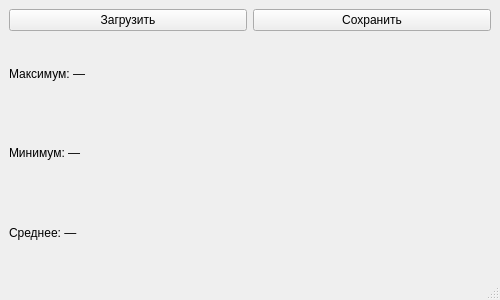
<?xml version="1.0" encoding="UTF-8"?>
<ui version="4.0">
 <class>MainWindow</class>
 <widget class="QMainWindow" name="MainWindow">
  <property name="geometry">
   <rect>
    <x>0</x>
    <y>0</y>
    <width>500</width>
    <height>300</height>
   </rect>
  </property>
  <property name="windowTitle">
   <string>Анализ чисел из файла</string>
  </property>
  <widget class="QWidget" name="centralwidget">
   <layout class="QVBoxLayout" name="verticalLayout">
    <item>
     <layout class="QHBoxLayout" name="horizontalLayout">
      <item>
       <widget class="QPushButton" name="btnLoad">
        <property name="text">
         <string>Загрузить</string>
        </property>
       </widget>
      </item>
      <item>
       <widget class="QPushButton" name="btnSave">
        <property name="text">
         <string>Сохранить</string>
        </property>
       </widget>
      </item>
     </layout>
    </item>
    <item>
     <widget class="QLabel" name="labelMax">
      <property name="text">
       <string>Максимум: —</string>
      </property>
     </widget>
    </item>
    <item>
     <widget class="QLabel" name="labelMin">
      <property name="text">
       <string>Минимум: —</string>
      </property>
     </widget>
    </item>
    <item>
     <widget class="QLabel" name="labelAvg">
      <property name="text">
       <string>Среднее: —</string>
      </property>
     </widget>
    </item>
   </layout>
  </widget>
  <widget class="QMenuBar" name="menubar"/>
  <widget class="QStatusBar" name="statusbar"/>
 </widget>
 <resources/>
 <connections/>
</ui>
